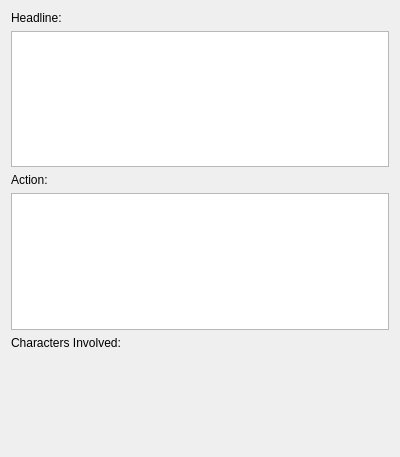
           <widget class="QWidget" name="scrollAreaWidgetContents_3">
            <property name="geometry">
             <rect>
              <x>0</x>
              <y>0</y>
              <width>400</width>
              <height>457</height>
             </rect>
            </property>
            <layout class="QHBoxLayout" name="horizontalLayout_9">
             <item>
              <layout class="QFormLayout" name="formLayout_4">
               <item row="0" column="0" colspan="2">
                <widget class="QLabel" name="label_7">
                 <property name="text">
                  <string>Headline:</string>
                 </property>
                </widget>
               </item>
               <item row="1" column="0" colspan="2">
                <widget class="QTextEdit" name="textEdit"/>
               </item>
               <item row="2" column="0" colspan="2">
                <widget class="QLabel" name="label_8">
                 <property name="text">
                  <string>Action:</string>
                 </property>
                </widget>
               </item>
               <item row="3" column="0" colspan="2">
                <widget class="QTextEdit" name="textEdit_2"/>
               </item>
               <item row="4" column="0" colspan="2">
                <widget class="QLabel" name="label_9">
                 <property name="text">
                  <string>Characters Involved:</string>
                 </property>
                </widget>
               </item>
               <item row="5" column="0" colspan="2">
                <widget class="QWidget" name="widget" native="true">
                 <property name="sizePolicy">
                  <sizepolicy hsizetype="Expanding" vsizetype="Expanding">
                   <horstretch>0</horstretch>
                   <verstretch>0</verstretch>
                  </sizepolicy>
                 </property>
                 <property name="minimumSize">
                  <size>
                   <width>20</width>
                   <height>90</height>
                  </size>
                 </property>
                </widget>
               </item>
              </layout>
             </item>
            </layout>
           </widget>
